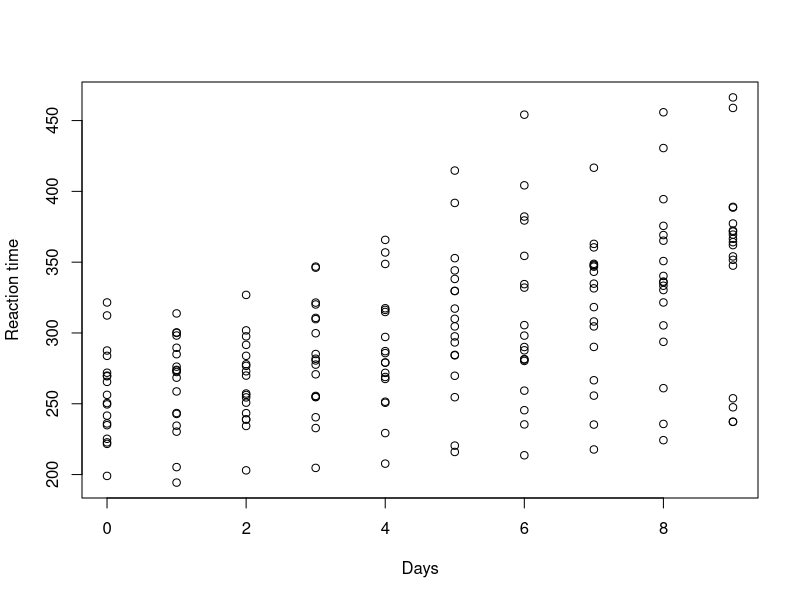
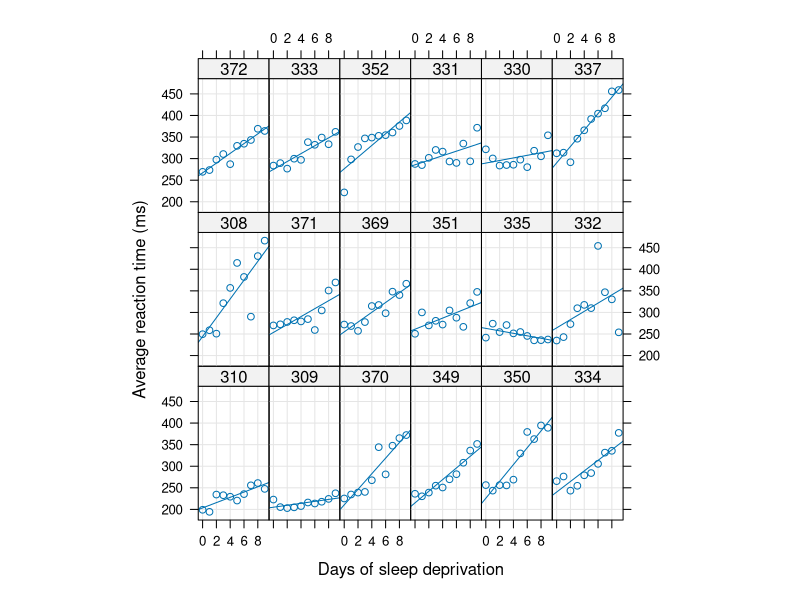
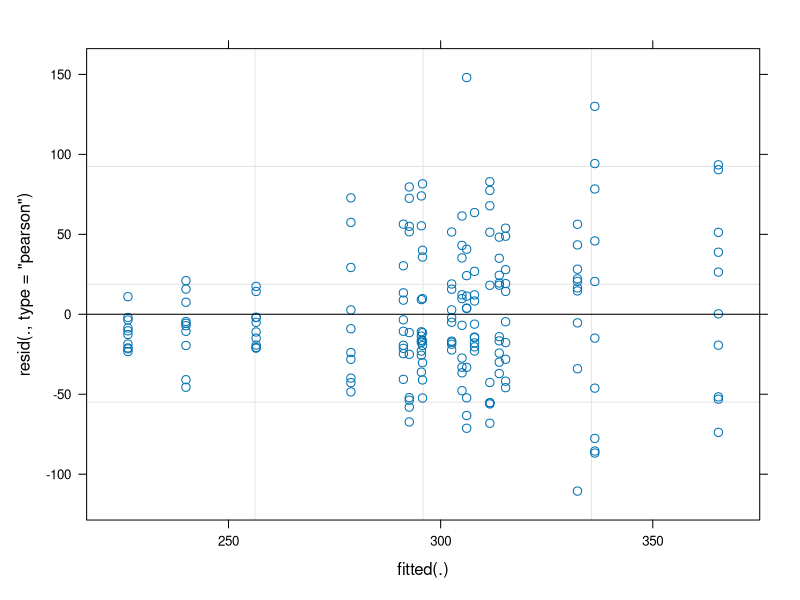
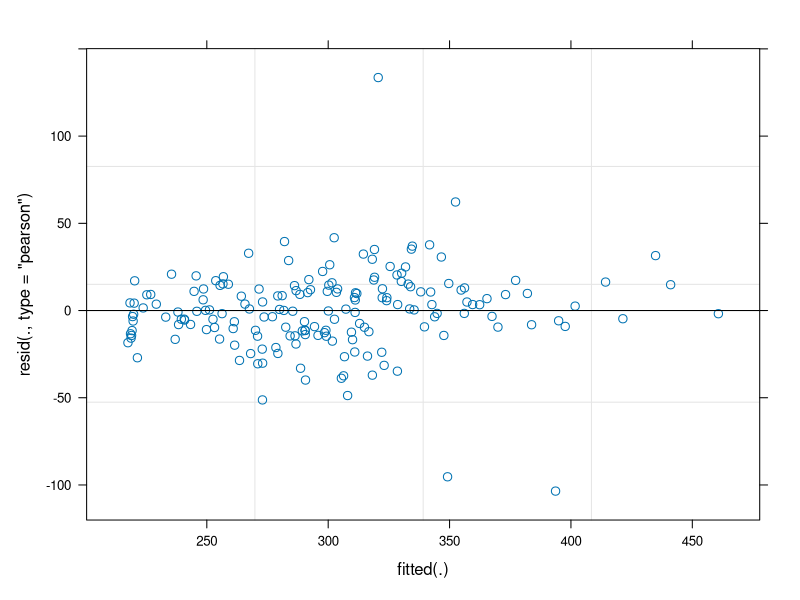
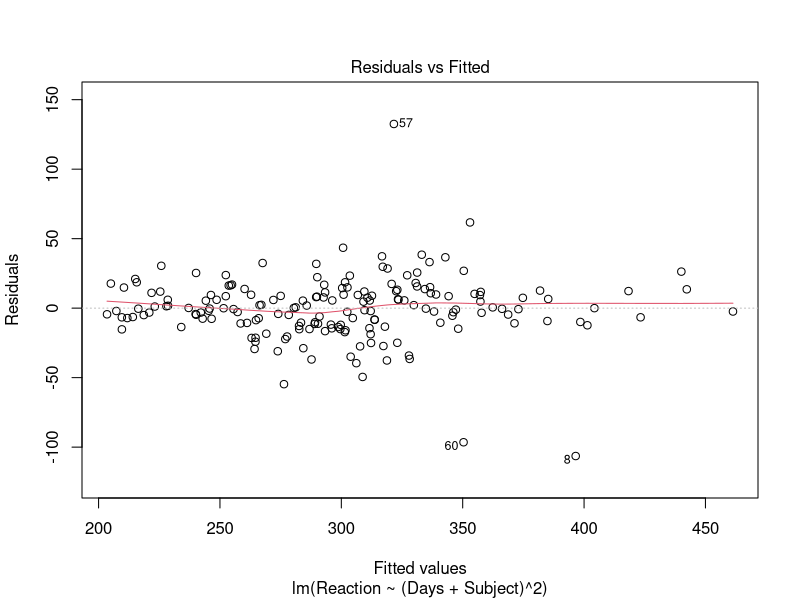
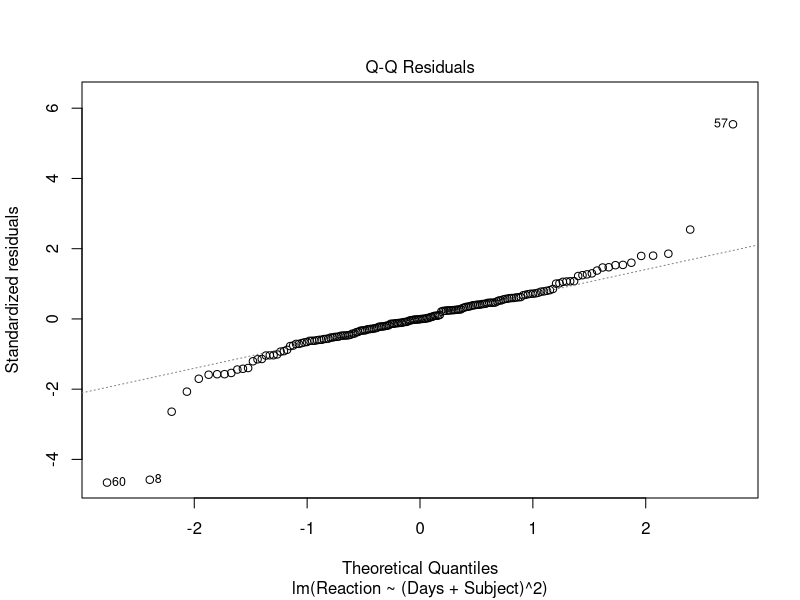
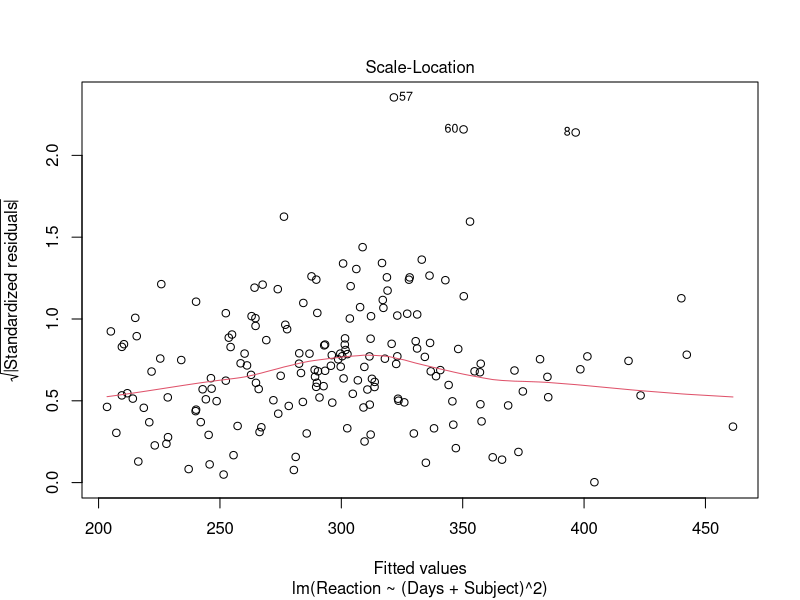
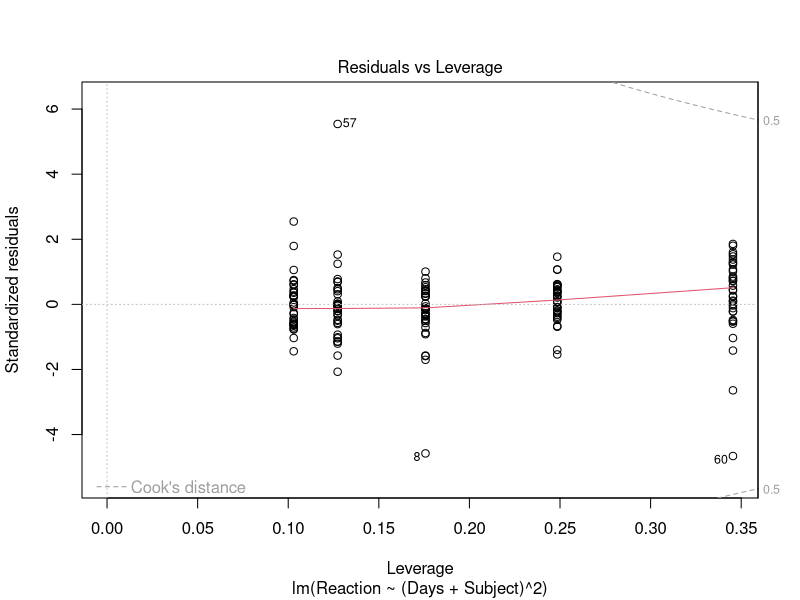

Here is the R script that generated these plots, in order:
## ---- chunk 1
#library(lme4)
#install.packages("lme4")
require(lme4)
library(lattice)

data(sleepstudy)

str(sleepstudy)

plot(sleepstudy$Days, sleepstudy$Reaction, 
     ylab = "Reaction time",
     xlab = "Days")
## ---- chunk 2
xyplot(Reaction ~ Days | Subject, sleepstudy, 
       type = c("g","p","r"),
       index = function(x,y) coef(lm(y ~ x))[1],
       xlab = "Days of sleep deprivation",
       ylab = "Average reaction time (ms)", aspect = "xy")
## ---- chunk 3
lmr2 <- lmer(Reaction ~ (1|Subject), sleepstudy) #not days, days is slope
summary(lmr2) # Variance = 1278 (SD 29.91)

lmr1 <- lmer(Reaction ~ (Days|Subject),sleepstudy) # want to be generalized to other people so Subject should be random effect, not a parameter for each subject. to get varability on intercept and then variablilty of slope conditioned on subject. 
summary(lmr1) #Variance intercept: 651.6 (SD 25); slope: 142.2 (SD 11.93)
## ---- chunk 4

plot(lmr2) #random intercept
plot(lmr1) #random slope and intercept
plot(lm(Reaction~(Days+Subject)^2, data=sleepstudy))
